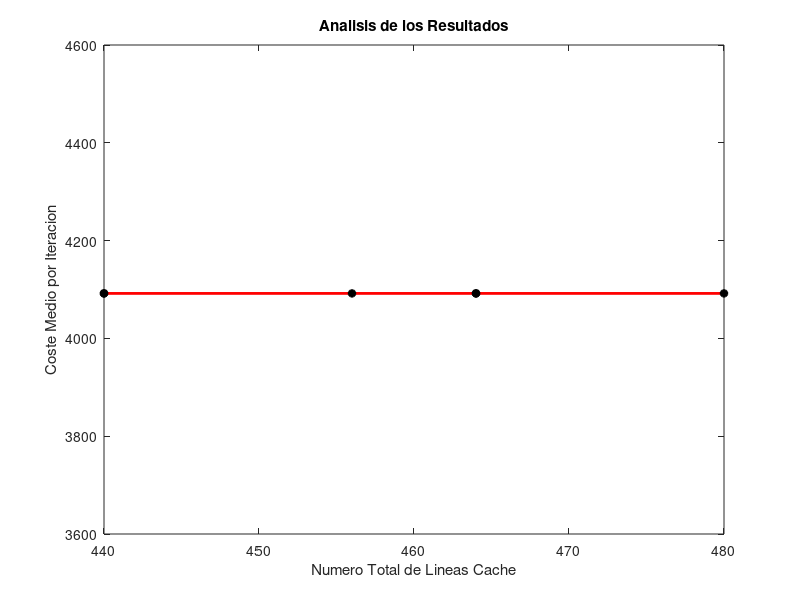

Write MATLAB code to recreate this figure.
function Analisis_puntos
clear all
clf
close all

t=load('puntos.txt'); 
x=t(:,1);
y=t(:,2);

plot(x,y,'-r*','linewidth',2,'markersize',6,'markeredgecolor','k','markerfacecolor','k');
title('Analisis de los Resultados');
xlabel('Numero Total de Lineas Cache');
ylabel('Coste Medio por Iteracion');